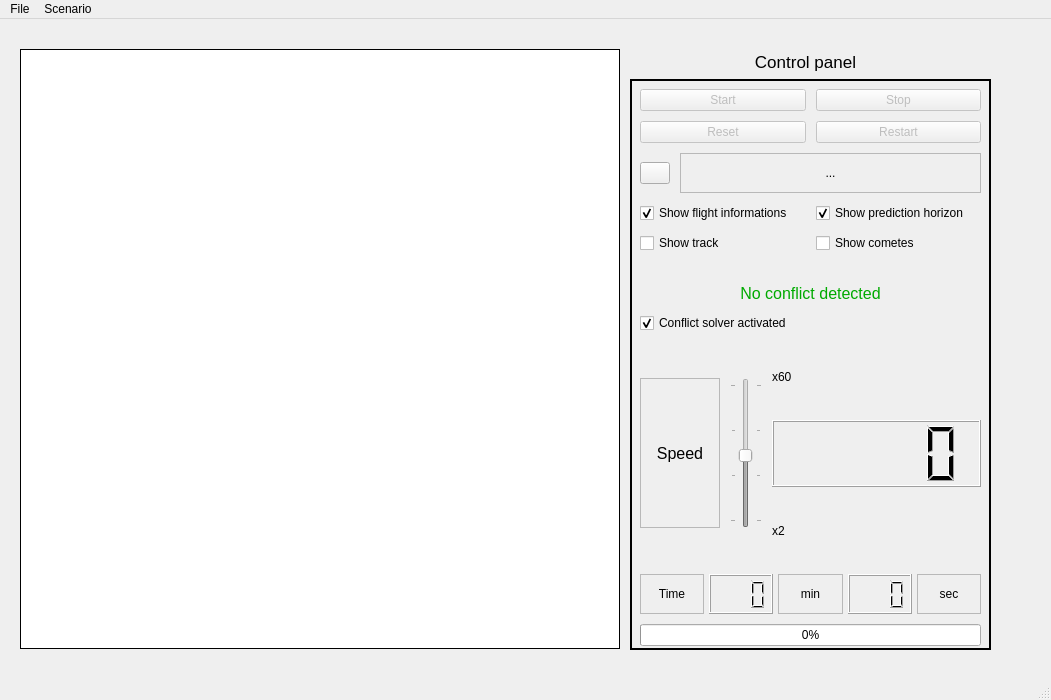
<?xml version="1.0" encoding="UTF-8"?>
<ui version="4.0">
 <class>MainWindow</class>
 <widget class="QMainWindow" name="MainWindow">
  <property name="geometry">
   <rect>
    <x>0</x>
    <y>0</y>
    <width>1051</width>
    <height>700</height>
   </rect>
  </property>
  <property name="windowTitle">
   <string>Air conflict solver</string>
  </property>
  <property name="windowIcon">
   <iconset resource="quitIcon.qrc">
    <normaloff>:/img/plane.png</normaloff>:/img/plane.png</iconset>
  </property>
  <widget class="QWidget" name="centralwidget">
   <widget class="QGraphicsView" name="graphicsView">
    <property name="geometry">
     <rect>
      <x>20</x>
      <y>30</y>
      <width>600</width>
      <height>600</height>
     </rect>
    </property>
    <property name="toolTipDuration">
     <number>1</number>
    </property>
    <property name="frameShape">
     <enum>QFrame::Box</enum>
    </property>
    <property name="frameShadow">
     <enum>QFrame::Plain</enum>
    </property>
    <property name="backgroundBrush">
     <brush brushstyle="SolidPattern">
      <color alpha="255">
       <red>0</red>
       <green>170</green>
       <blue>255</blue>
      </color>
     </brush>
    </property>
    <property name="foregroundBrush">
     <brush brushstyle="NoBrush">
      <color alpha="255">
       <red>255</red>
       <green>255</green>
       <blue>255</blue>
      </color>
     </brush>
    </property>
   </widget>
   <widget class="QFrame" name="frame">
    <property name="geometry">
     <rect>
      <x>630</x>
      <y>60</y>
      <width>361</width>
      <height>571</height>
     </rect>
    </property>
    <property name="frameShape">
     <enum>QFrame::WinPanel</enum>
    </property>
    <property name="frameShadow">
     <enum>QFrame::Plain</enum>
    </property>
    <widget class="QWidget" name="verticalLayoutWidget_2">
     <property name="geometry">
      <rect>
       <x>0</x>
       <y>10</y>
       <width>361</width>
       <height>557</height>
      </rect>
     </property>
     <layout class="QVBoxLayout" name="verticalLayout">
      <property name="spacing">
       <number>10</number>
      </property>
      <property name="leftMargin">
       <number>10</number>
      </property>
      <property name="rightMargin">
       <number>10</number>
      </property>
      <item>
       <layout class="QGridLayout" name="gridLayout_2">
        <item row="1" column="0">
         <widget class="QPushButton" name="pushButtonStart">
          <property name="enabled">
           <bool>false</bool>
          </property>
          <property name="text">
           <string>Start</string>
          </property>
          <property name="icon">
           <iconset resource="quitIcon.qrc">
            <normaloff>:/img/play.png</normaloff>:/img/play.png</iconset>
          </property>
         </widget>
        </item>
        <item row="1" column="1">
         <widget class="QPushButton" name="pushButtonStop">
          <property name="enabled">
           <bool>false</bool>
          </property>
          <property name="text">
           <string>Stop</string>
          </property>
          <property name="icon">
           <iconset resource="quitIcon.qrc">
            <normaloff>:/img/stop.png</normaloff>:/img/stop.png</iconset>
          </property>
         </widget>
        </item>
        <item row="2" column="1">
         <widget class="QPushButton" name="pushButtonRestart">
          <property name="enabled">
           <bool>false</bool>
          </property>
          <property name="text">
           <string>Restart</string>
          </property>
          <property name="icon">
           <iconset resource="quitIcon.qrc">
            <normaloff>:/img/restart.png</normaloff>:/img/restart.png</iconset>
          </property>
         </widget>
        </item>
        <item row="2" column="0">
         <widget class="QPushButton" name="pushButtonReset">
          <property name="enabled">
           <bool>false</bool>
          </property>
          <property name="text">
           <string>Reset</string>
          </property>
          <property name="icon">
           <iconset resource="quitIcon.qrc">
            <normaloff>:/img/reset.png</normaloff>:/img/reset.png</iconset>
          </property>
         </widget>
        </item>
       </layout>
      </item>
      <item>
       <layout class="QHBoxLayout" name="horizontalLayout_2">
        <item>
         <widget class="QPushButton" name="reloadScenario">
          <property name="enabled">
           <bool>true</bool>
          </property>
          <property name="maximumSize">
           <size>
            <width>30</width>
            <height>16777215</height>
           </size>
          </property>
          <property name="text">
           <string/>
          </property>
          <property name="icon">
           <iconset resource="quitIcon.qrc">
            <normaloff>:/img/reset.png</normaloff>:/img/reset.png</iconset>
          </property>
         </widget>
        </item>
        <item>
         <widget class="QLabel" name="labelCurrentFile">
          <property name="maximumSize">
           <size>
            <width>16777215</width>
            <height>40</height>
           </size>
          </property>
          <property name="frameShape">
           <enum>QFrame::StyledPanel</enum>
          </property>
          <property name="text">
           <string>...</string>
          </property>
          <property name="alignment">
           <set>Qt::AlignCenter</set>
          </property>
          <property name="wordWrap">
           <bool>true</bool>
          </property>
         </widget>
        </item>
       </layout>
      </item>
      <item>
       <layout class="QGridLayout" name="gridLayout_3">
        <item row="1" column="1">
         <widget class="QCheckBox" name="checkBoxCometes">
          <property name="text">
           <string>Show cometes</string>
          </property>
          <property name="checked">
           <bool>false</bool>
          </property>
         </widget>
        </item>
        <item row="1" column="0">
         <widget class="QCheckBox" name="checkBoxShowPath">
          <property name="text">
           <string>Show track</string>
          </property>
          <property name="tristate">
           <bool>false</bool>
          </property>
         </widget>
        </item>
        <item row="0" column="0">
         <widget class="QCheckBox" name="checkBoxFlightInfo">
          <property name="text">
           <string>Show flight informations</string>
          </property>
          <property name="checked">
           <bool>true</bool>
          </property>
         </widget>
        </item>
        <item row="0" column="1">
         <widget class="QCheckBox" name="checkBoxHorizon">
          <property name="text">
           <string>Show prediction horizon</string>
          </property>
          <property name="checked">
           <bool>true</bool>
          </property>
         </widget>
        </item>
       </layout>
      </item>
      <item>
       <spacer name="verticalSpacer_2">
        <property name="orientation">
         <enum>Qt::Vertical</enum>
        </property>
        <property name="sizeType">
         <enum>QSizePolicy::Fixed</enum>
        </property>
        <property name="sizeHint" stdset="0">
         <size>
          <width>20</width>
          <height>20</height>
         </size>
        </property>
       </spacer>
      </item>
      <item>
       <widget class="QLabel" name="label_conflict">
        <property name="enabled">
         <bool>true</bool>
        </property>
        <property name="maximumSize">
         <size>
          <width>16777215</width>
          <height>20</height>
         </size>
        </property>
        <property name="palette">
         <palette>
          <active>
           <colorrole role="WindowText">
            <brush brushstyle="SolidPattern">
             <color alpha="255">
              <red>0</red>
              <green>170</green>
              <blue>0</blue>
             </color>
            </brush>
           </colorrole>
           <colorrole role="Button">
            <brush brushstyle="SolidPattern">
             <color alpha="255">
              <red>255</red>
              <green>0</green>
              <blue>0</blue>
             </color>
            </brush>
           </colorrole>
           <colorrole role="Light">
            <brush brushstyle="SolidPattern">
             <color alpha="255">
              <red>255</red>
              <green>127</green>
              <blue>127</blue>
             </color>
            </brush>
           </colorrole>
           <colorrole role="Midlight">
            <brush brushstyle="SolidPattern">
             <color alpha="255">
              <red>255</red>
              <green>63</green>
              <blue>63</blue>
             </color>
            </brush>
           </colorrole>
           <colorrole role="Dark">
            <brush brushstyle="SolidPattern">
             <color alpha="255">
              <red>127</red>
              <green>0</green>
              <blue>0</blue>
             </color>
            </brush>
           </colorrole>
           <colorrole role="Mid">
            <brush brushstyle="SolidPattern">
             <color alpha="255">
              <red>170</red>
              <green>0</green>
              <blue>0</blue>
             </color>
            </brush>
           </colorrole>
           <colorrole role="Text">
            <brush brushstyle="SolidPattern">
             <color alpha="255">
              <red>255</red>
              <green>0</green>
              <blue>0</blue>
             </color>
            </brush>
           </colorrole>
           <colorrole role="BrightText">
            <brush brushstyle="SolidPattern">
             <color alpha="255">
              <red>255</red>
              <green>255</green>
              <blue>255</blue>
             </color>
            </brush>
           </colorrole>
           <colorrole role="ButtonText">
            <brush brushstyle="SolidPattern">
             <color alpha="255">
              <red>255</red>
              <green>0</green>
              <blue>0</blue>
             </color>
            </brush>
           </colorrole>
           <colorrole role="Base">
            <brush brushstyle="SolidPattern">
             <color alpha="255">
              <red>255</red>
              <green>255</green>
              <blue>255</blue>
             </color>
            </brush>
           </colorrole>
           <colorrole role="Window">
            <brush brushstyle="SolidPattern">
             <color alpha="255">
              <red>255</red>
              <green>0</green>
              <blue>0</blue>
             </color>
            </brush>
           </colorrole>
           <colorrole role="Shadow">
            <brush brushstyle="SolidPattern">
             <color alpha="255">
              <red>0</red>
              <green>0</green>
              <blue>0</blue>
             </color>
            </brush>
           </colorrole>
           <colorrole role="AlternateBase">
            <brush brushstyle="SolidPattern">
             <color alpha="255">
              <red>255</red>
              <green>127</green>
              <blue>127</blue>
             </color>
            </brush>
           </colorrole>
           <colorrole role="ToolTipBase">
            <brush brushstyle="SolidPattern">
             <color alpha="255">
              <red>255</red>
              <green>255</green>
              <blue>220</blue>
             </color>
            </brush>
           </colorrole>
           <colorrole role="ToolTipText">
            <brush brushstyle="SolidPattern">
             <color alpha="255">
              <red>0</red>
              <green>0</green>
              <blue>0</blue>
             </color>
            </brush>
           </colorrole>
           <colorrole role="PlaceholderText">
            <brush brushstyle="SolidPattern">
             <color alpha="128">
              <red>255</red>
              <green>0</green>
              <blue>0</blue>
             </color>
            </brush>
           </colorrole>
          </active>
          <inactive>
           <colorrole role="WindowText">
            <brush brushstyle="SolidPattern">
             <color alpha="255">
              <red>0</red>
              <green>170</green>
              <blue>0</blue>
             </color>
            </brush>
           </colorrole>
           <colorrole role="Button">
            <brush brushstyle="SolidPattern">
             <color alpha="255">
              <red>255</red>
              <green>0</green>
              <blue>0</blue>
             </color>
            </brush>
           </colorrole>
           <colorrole role="Light">
            <brush brushstyle="SolidPattern">
             <color alpha="255">
              <red>255</red>
              <green>127</green>
              <blue>127</blue>
             </color>
            </brush>
           </colorrole>
           <colorrole role="Midlight">
            <brush brushstyle="SolidPattern">
             <color alpha="255">
              <red>255</red>
              <green>63</green>
              <blue>63</blue>
             </color>
            </brush>
           </colorrole>
           <colorrole role="Dark">
            <brush brushstyle="SolidPattern">
             <color alpha="255">
              <red>127</red>
              <green>0</green>
              <blue>0</blue>
             </color>
            </brush>
           </colorrole>
           <colorrole role="Mid">
            <brush brushstyle="SolidPattern">
             <color alpha="255">
              <red>170</red>
              <green>0</green>
              <blue>0</blue>
             </color>
            </brush>
           </colorrole>
           <colorrole role="Text">
            <brush brushstyle="SolidPattern">
             <color alpha="255">
              <red>255</red>
              <green>0</green>
              <blue>0</blue>
             </color>
            </brush>
           </colorrole>
           <colorrole role="BrightText">
            <brush brushstyle="SolidPattern">
             <color alpha="255">
              <red>255</red>
              <green>255</green>
              <blue>255</blue>
             </color>
            </brush>
           </colorrole>
           <colorrole role="ButtonText">
            <brush brushstyle="SolidPattern">
             <color alpha="255">
              <red>255</red>
              <green>0</green>
              <blue>0</blue>
             </color>
            </brush>
           </colorrole>
           <colorrole role="Base">
            <brush brushstyle="SolidPattern">
             <color alpha="255">
              <red>255</red>
              <green>255</green>
              <blue>255</blue>
             </color>
            </brush>
           </colorrole>
           <colorrole role="Window">
            <brush brushstyle="SolidPattern">
             <color alpha="255">
              <red>255</red>
              <green>0</green>
              <blue>0</blue>
             </color>
            </brush>
           </colorrole>
           <colorrole role="Shadow">
            <brush brushstyle="SolidPattern">
             <color alpha="255">
              <red>0</red>
              <green>0</green>
              <blue>0</blue>
             </color>
            </brush>
           </colorrole>
           <colorrole role="AlternateBase">
            <brush brushstyle="SolidPattern">
             <color alpha="255">
              <red>255</red>
              <green>127</green>
              <blue>127</blue>
             </color>
            </brush>
           </colorrole>
           <colorrole role="ToolTipBase">
            <brush brushstyle="SolidPattern">
             <color alpha="255">
              <red>255</red>
              <green>255</green>
              <blue>220</blue>
             </color>
            </brush>
           </colorrole>
           <colorrole role="ToolTipText">
            <brush brushstyle="SolidPattern">
             <color alpha="255">
              <red>0</red>
              <green>0</green>
              <blue>0</blue>
             </color>
            </brush>
           </colorrole>
           <colorrole role="PlaceholderText">
            <brush brushstyle="SolidPattern">
             <color alpha="128">
              <red>255</red>
              <green>0</green>
              <blue>0</blue>
             </color>
            </brush>
           </colorrole>
          </inactive>
          <disabled>
           <colorrole role="WindowText">
            <brush brushstyle="SolidPattern">
             <color alpha="255">
              <red>127</red>
              <green>0</green>
              <blue>0</blue>
             </color>
            </brush>
           </colorrole>
           <colorrole role="Button">
            <brush brushstyle="SolidPattern">
             <color alpha="255">
              <red>255</red>
              <green>0</green>
              <blue>0</blue>
             </color>
            </brush>
           </colorrole>
           <colorrole role="Light">
            <brush brushstyle="SolidPattern">
             <color alpha="255">
              <red>255</red>
              <green>127</green>
              <blue>127</blue>
             </color>
            </brush>
           </colorrole>
           <colorrole role="Midlight">
            <brush brushstyle="SolidPattern">
             <color alpha="255">
              <red>255</red>
              <green>63</green>
              <blue>63</blue>
             </color>
            </brush>
           </colorrole>
           <colorrole role="Dark">
            <brush brushstyle="SolidPattern">
             <color alpha="255">
              <red>127</red>
              <green>0</green>
              <blue>0</blue>
             </color>
            </brush>
           </colorrole>
           <colorrole role="Mid">
            <brush brushstyle="SolidPattern">
             <color alpha="255">
              <red>170</red>
              <green>0</green>
              <blue>0</blue>
             </color>
            </brush>
           </colorrole>
           <colorrole role="Text">
            <brush brushstyle="SolidPattern">
             <color alpha="255">
              <red>127</red>
              <green>0</green>
              <blue>0</blue>
             </color>
            </brush>
           </colorrole>
           <colorrole role="BrightText">
            <brush brushstyle="SolidPattern">
             <color alpha="255">
              <red>255</red>
              <green>255</green>
              <blue>255</blue>
             </color>
            </brush>
           </colorrole>
           <colorrole role="ButtonText">
            <brush brushstyle="SolidPattern">
             <color alpha="255">
              <red>127</red>
              <green>0</green>
              <blue>0</blue>
             </color>
            </brush>
           </colorrole>
           <colorrole role="Base">
            <brush brushstyle="SolidPattern">
             <color alpha="255">
              <red>255</red>
              <green>0</green>
              <blue>0</blue>
             </color>
            </brush>
           </colorrole>
           <colorrole role="Window">
            <brush brushstyle="SolidPattern">
             <color alpha="255">
              <red>255</red>
              <green>0</green>
              <blue>0</blue>
             </color>
            </brush>
           </colorrole>
           <colorrole role="Shadow">
            <brush brushstyle="SolidPattern">
             <color alpha="255">
              <red>0</red>
              <green>0</green>
              <blue>0</blue>
             </color>
            </brush>
           </colorrole>
           <colorrole role="AlternateBase">
            <brush brushstyle="SolidPattern">
             <color alpha="255">
              <red>255</red>
              <green>0</green>
              <blue>0</blue>
             </color>
            </brush>
           </colorrole>
           <colorrole role="ToolTipBase">
            <brush brushstyle="SolidPattern">
             <color alpha="255">
              <red>255</red>
              <green>255</green>
              <blue>220</blue>
             </color>
            </brush>
           </colorrole>
           <colorrole role="ToolTipText">
            <brush brushstyle="SolidPattern">
             <color alpha="255">
              <red>0</red>
              <green>0</green>
              <blue>0</blue>
             </color>
            </brush>
           </colorrole>
           <colorrole role="PlaceholderText">
            <brush brushstyle="SolidPattern">
             <color alpha="128">
              <red>0</red>
              <green>0</green>
              <blue>0</blue>
             </color>
            </brush>
           </colorrole>
          </disabled>
         </palette>
        </property>
        <property name="font">
         <font>
          <pointsize>12</pointsize>
         </font>
        </property>
        <property name="text">
         <string>No conflict detected</string>
        </property>
        <property name="alignment">
         <set>Qt::AlignCenter</set>
        </property>
       </widget>
      </item>
      <item>
       <widget class="QCheckBox" name="ActiveSolver">
        <property name="text">
         <string>Conflict solver activated</string>
        </property>
        <property name="icon">
         <iconset resource="quitIcon.qrc">
          <normaloff>:/img/correct.png</normaloff>:/img/correct.png</iconset>
        </property>
        <property name="checked">
         <bool>true</bool>
        </property>
       </widget>
      </item>
      <item>
       <layout class="QHBoxLayout" name="horizontalLayout">
        <property name="sizeConstraint">
         <enum>QLayout::SetMaximumSize</enum>
        </property>
        <property name="bottomMargin">
         <number>0</number>
        </property>
        <item>
         <widget class="QLabel" name="label_2">
          <property name="maximumSize">
           <size>
            <width>80</width>
            <height>150</height>
           </size>
          </property>
          <property name="font">
           <font>
            <pointsize>12</pointsize>
           </font>
          </property>
          <property name="layoutDirection">
           <enum>Qt::LeftToRight</enum>
          </property>
          <property name="autoFillBackground">
           <bool>false</bool>
          </property>
          <property name="frameShape">
           <enum>QFrame::StyledPanel</enum>
          </property>
          <property name="text">
           <string>Speed</string>
          </property>
          <property name="textFormat">
           <enum>Qt::PlainText</enum>
          </property>
          <property name="alignment">
           <set>Qt::AlignCenter</set>
          </property>
          <property name="wordWrap">
           <bool>false</bool>
          </property>
         </widget>
        </item>
        <item>
         <layout class="QGridLayout" name="gridLayout">
          <item row="0" column="0" rowspan="3">
           <widget class="QSlider" name="verticalSliderSpeed">
            <property name="enabled">
             <bool>false</bool>
            </property>
            <property name="maximumSize">
             <size>
              <width>32</width>
              <height>150</height>
             </size>
            </property>
            <property name="mouseTracking">
             <bool>false</bool>
            </property>
            <property name="tabletTracking">
             <bool>false</bool>
            </property>
            <property name="toolTipDuration">
             <number>1</number>
            </property>
            <property name="layoutDirection">
             <enum>Qt::LeftToRight</enum>
            </property>
            <property name="minimum">
             <number>1</number>
            </property>
            <property name="maximum">
             <number>61</number>
            </property>
            <property name="pageStep">
             <number>13</number>
            </property>
            <property name="value">
             <number>30</number>
            </property>
            <property name="sliderPosition">
             <number>30</number>
            </property>
            <property name="orientation">
             <enum>Qt::Vertical</enum>
            </property>
            <property name="tickPosition">
             <enum>QSlider::TicksBothSides</enum>
            </property>
            <property name="tickInterval">
             <number>20</number>
            </property>
           </widget>
          </item>
          <item row="0" column="1">
           <widget class="QLabel" name="label_4">
            <property name="text">
             <string>x60</string>
            </property>
           </widget>
          </item>
          <item row="2" column="1">
           <widget class="QLabel" name="label_5">
            <property name="text">
             <string>x2</string>
            </property>
           </widget>
          </item>
          <item row="1" column="1">
           <widget class="QLCDNumber" name="lcdNumberSpeed">
            <property name="minimumSize">
             <size>
              <width>30</width>
              <height>0</height>
             </size>
            </property>
           </widget>
          </item>
         </layout>
        </item>
       </layout>
      </item>
      <item>
       <layout class="QHBoxLayout" name="horizontalLayout_3">
        <property name="spacing">
         <number>5</number>
        </property>
        <property name="sizeConstraint">
         <enum>QLayout::SetMaximumSize</enum>
        </property>
        <item>
         <widget class="QLabel" name="label">
          <property name="enabled">
           <bool>true</bool>
          </property>
          <property name="maximumSize">
           <size>
            <width>16777215</width>
            <height>40</height>
           </size>
          </property>
          <property name="layoutDirection">
           <enum>Qt::LeftToRight</enum>
          </property>
          <property name="frameShape">
           <enum>QFrame::StyledPanel</enum>
          </property>
          <property name="text">
           <string>Time</string>
          </property>
          <property name="alignment">
           <set>Qt::AlignCenter</set>
          </property>
          <property name="wordWrap">
           <bool>false</bool>
          </property>
         </widget>
        </item>
        <item>
         <widget class="QLCDNumber" name="lcdNumberTimeMin">
          <property name="maximumSize">
           <size>
            <width>16777215</width>
            <height>40</height>
           </size>
          </property>
          <property name="autoFillBackground">
           <bool>false</bool>
          </property>
          <property name="smallDecimalPoint">
           <bool>true</bool>
          </property>
          <property name="digitCount">
           <number>3</number>
          </property>
         </widget>
        </item>
        <item>
         <widget class="QLabel" name="label_3">
          <property name="enabled">
           <bool>true</bool>
          </property>
          <property name="maximumSize">
           <size>
            <width>16777215</width>
            <height>40</height>
           </size>
          </property>
          <property name="layoutDirection">
           <enum>Qt::LeftToRight</enum>
          </property>
          <property name="frameShape">
           <enum>QFrame::StyledPanel</enum>
          </property>
          <property name="text">
           <string>min</string>
          </property>
          <property name="textFormat">
           <enum>Qt::PlainText</enum>
          </property>
          <property name="alignment">
           <set>Qt::AlignCenter</set>
          </property>
          <property name="wordWrap">
           <bool>false</bool>
          </property>
          <property name="margin">
           <number>0</number>
          </property>
         </widget>
        </item>
        <item>
         <widget class="QLCDNumber" name="lcdNumberTimeSec">
          <property name="maximumSize">
           <size>
            <width>16777215</width>
            <height>40</height>
           </size>
          </property>
          <property name="autoFillBackground">
           <bool>false</bool>
          </property>
          <property name="smallDecimalPoint">
           <bool>true</bool>
          </property>
          <property name="digitCount">
           <number>3</number>
          </property>
         </widget>
        </item>
        <item>
         <widget class="QLabel" name="label_6">
          <property name="enabled">
           <bool>true</bool>
          </property>
          <property name="maximumSize">
           <size>
            <width>16777215</width>
            <height>40</height>
           </size>
          </property>
          <property name="layoutDirection">
           <enum>Qt::LeftToRight</enum>
          </property>
          <property name="frameShape">
           <enum>QFrame::StyledPanel</enum>
          </property>
          <property name="text">
           <string>sec</string>
          </property>
          <property name="textFormat">
           <enum>Qt::PlainText</enum>
          </property>
          <property name="alignment">
           <set>Qt::AlignCenter</set>
          </property>
          <property name="wordWrap">
           <bool>false</bool>
          </property>
          <property name="margin">
           <number>0</number>
          </property>
         </widget>
        </item>
       </layout>
      </item>
      <item>
       <widget class="QProgressBar" name="progressBar">
        <property name="value">
         <number>0</number>
        </property>
       </widget>
      </item>
     </layout>
    </widget>
   </widget>
   <widget class="QLabel" name="label_7">
    <property name="geometry">
     <rect>
      <x>650</x>
      <y>30</y>
      <width>311</width>
      <height>25</height>
     </rect>
    </property>
    <property name="minimumSize">
     <size>
      <width>0</width>
      <height>20</height>
     </size>
    </property>
    <property name="maximumSize">
     <size>
      <width>16777215</width>
      <height>25</height>
     </size>
    </property>
    <property name="font">
     <font>
      <pointsize>13</pointsize>
     </font>
    </property>
    <property name="frameShape">
     <enum>QFrame::NoFrame</enum>
    </property>
    <property name="text">
     <string>Control panel</string>
    </property>
    <property name="alignment">
     <set>Qt::AlignCenter</set>
    </property>
   </widget>
  </widget>
  <widget class="QMenuBar" name="menubar">
   <property name="geometry">
    <rect>
     <x>0</x>
     <y>0</y>
     <width>1051</width>
     <height>26</height>
    </rect>
   </property>
   <widget class="QMenu" name="menuFile">
    <property name="title">
     <string>File</string>
    </property>
    <addaction name="actionReset"/>
    <addaction name="separator"/>
    <addaction name="actionQuit"/>
   </widget>
   <widget class="QMenu" name="menuScenario">
    <property name="title">
     <string>Scenario</string>
    </property>
    <addaction name="actionOpen"/>
    <addaction name="actionGenerate"/>
    <addaction name="actionGenerate_Open"/>
    <addaction name="actionConfigure"/>
   </widget>
   <addaction name="menuFile"/>
   <addaction name="menuScenario"/>
  </widget>
  <widget class="QStatusBar" name="statusbar"/>
  <action name="actionQuit">
   <property name="icon">
    <iconset resource="quitIcon.qrc">
     <normaloff>:/img/remove.png</normaloff>:/img/remove.png</iconset>
   </property>
   <property name="text">
    <string>Exit</string>
   </property>
   <property name="menuRole">
    <enum>QAction::QuitRole</enum>
   </property>
  </action>
  <action name="actionGenerate">
   <property name="icon">
    <iconset resource="quitIcon.qrc">
     <normaloff>:/img/magic-wand.png</normaloff>:/img/magic-wand.png</iconset>
   </property>
   <property name="text">
    <string>Generate</string>
   </property>
  </action>
  <action name="actionConfigure">
   <property name="icon">
    <iconset resource="quitIcon.qrc">
     <normaloff>:/img/settings.png</normaloff>:/img/settings.png</iconset>
   </property>
   <property name="text">
    <string>Configure</string>
   </property>
  </action>
  <action name="actionSaveScreen">
   <property name="icon">
    <iconset resource="quitIcon.qrc">
     <normaloff>:/img/diskette.png</normaloff>:/img/diskette.png</iconset>
   </property>
   <property name="text">
    <string>Save Screen</string>
   </property>
  </action>
  <action name="actionOpen">
   <property name="icon">
    <iconset resource="quitIcon.qrc">
     <normaloff>:/img/share.png</normaloff>:/img/share.png</iconset>
   </property>
   <property name="text">
    <string>Open csv</string>
   </property>
  </action>
  <action name="actionReset">
   <property name="icon">
    <iconset resource="quitIcon.qrc">
     <normaloff>:/img/reset.png</normaloff>:/img/reset.png</iconset>
   </property>
   <property name="text">
    <string>Reset</string>
   </property>
  </action>
  <action name="actionGenerate_Open">
   <property name="icon">
    <iconset resource="quitIcon.qrc">
     <normaloff>:/img/magic-wand.png</normaloff>:/img/magic-wand.png</iconset>
   </property>
   <property name="text">
    <string>Generate and Open</string>
   </property>
  </action>
 </widget>
 <resources>
  <include location="quitIcon.qrc"/>
 </resources>
 <connections>
  <connection>
   <sender>actionQuit</sender>
   <signal>triggered(bool)</signal>
   <receiver>MainWindow</receiver>
   <slot>close()</slot>
   <hints>
    <hint type="sourcelabel">
     <x>-1</x>
     <y>-1</y>
    </hint>
    <hint type="destinationlabel">
     <x>494</x>
     <y>349</y>
    </hint>
   </hints>
  </connection>
 </connections>
</ui>
